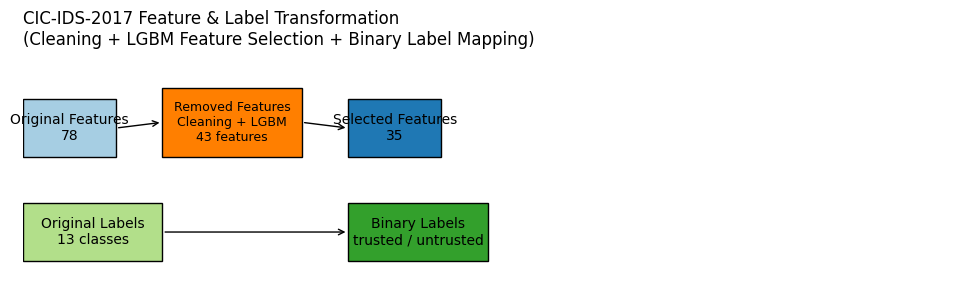

Recreate this plot in Python.
import os
import matplotlib.pyplot as plt
from matplotlib.patches import Rectangle

# Get the directory where this script resides
output_dir = os.path.dirname(os.path.abspath(__file__))

# -------------------------
# Figure
# -------------------------
fig, ax = plt.subplots(figsize=(12, 3))
ax.set_xlim(0, 100)
ax.set_ylim(0, 1)
ax.axis('off')

# -------------------------
# Original Features Box
# -------------------------
orig_text = 'Original Features\n78'
orig_x, orig_y = 0, 0.55
orig_w, orig_h = 10, 0.25
ax.add_patch(Rectangle((orig_x, orig_y), orig_w, orig_h, facecolor='#a6cee3', edgecolor='black'))
ax.text(orig_x + orig_w/2, orig_y + orig_h/2, orig_text, ha='center', va='center', fontsize=10)

# -------------------------
# Removed Features Box
# -------------------------
removed_text = "Removed Features\nCleaning + LGBM\n43 features"
removed_x, removed_y = 15, 0.55
removed_w, removed_h = 15, 0.3
ax.add_patch(Rectangle((removed_x, removed_y), removed_w, removed_h, facecolor='#ff7f00', edgecolor='black'))
ax.text(removed_x + removed_w/2, removed_y + removed_h/2, removed_text, ha='center', va='center', fontsize=9, wrap=True)

# -------------------------
# Selected Features Box
# -------------------------
sel_text = 'Selected Features\n35'
sel_x, sel_y = 35, 0.55
sel_w, sel_h = 10, 0.25
ax.add_patch(Rectangle((sel_x, sel_y), sel_w, sel_h, facecolor='#1f78b4', edgecolor='black'))
ax.text(sel_x + sel_w/2, sel_y + sel_h/2, sel_text, ha='center', va='center', fontsize=10)

# -------------------------
# Original Labels Box
# -------------------------
orig_label_text = 'Original Labels\n13 classes'
orig_label_x, orig_label_y = 0, 0.1
orig_label_w, orig_label_h = 15, 0.25
ax.add_patch(Rectangle((orig_label_x, orig_label_y), orig_label_w, orig_label_h, facecolor='#b2df8a', edgecolor='black'))
ax.text(orig_label_x + orig_label_w/2, orig_label_y + orig_label_h/2, orig_label_text, ha='center', va='center', fontsize=10)

# -------------------------
# Binary Labels Box
# -------------------------
bin_label_text = 'Binary Labels\ntrusted / untrusted'
bin_label_x, bin_label_y = 35, 0.1
bin_label_w, bin_label_h = 15, 0.25
ax.add_patch(Rectangle((bin_label_x, bin_label_y), bin_label_w, bin_label_h, facecolor='#33a02c', edgecolor='black'))
ax.text(bin_label_x + bin_label_w/2, bin_label_y + bin_label_h/2, bin_label_text, ha='center', va='center', fontsize=10)

# -------------------------
# Arrows
# -------------------------
# Features flow
ax.annotate('', xy=(orig_x + orig_w, orig_y + orig_h/2), xytext=(removed_x, removed_y + removed_h/2),
            arrowprops=dict(facecolor='black', arrowstyle='<-'))
ax.annotate('', xy=(removed_x + removed_w, removed_y + removed_h/2), xytext=(sel_x, sel_y + sel_h/2),
            arrowprops=dict(facecolor='black', arrowstyle='<-'))

# Labels flow
ax.annotate('', xy=(orig_label_x + orig_label_w, orig_label_y + orig_label_h/2),
            xytext=(bin_label_x, bin_label_y + bin_label_h/2),
            arrowprops=dict(facecolor='black', arrowstyle='<-'))

# -------------------------
# Title
# -------------------------
plt.title('CIC-IDS-2017 Feature & Label Transformation\n(Cleaning + LGBM Feature Selection + Binary Label Mapping)', fontsize=12, loc='left')

# Show figure
plt.show()

# Save figure to same folder as this script
output_file = os.path.join(output_dir, 'data_preprocessing_diagram.png')
fig.savefig(output_file, bbox_inches='tight')
print(f"[INFO] Figure saved to: {output_file}")
